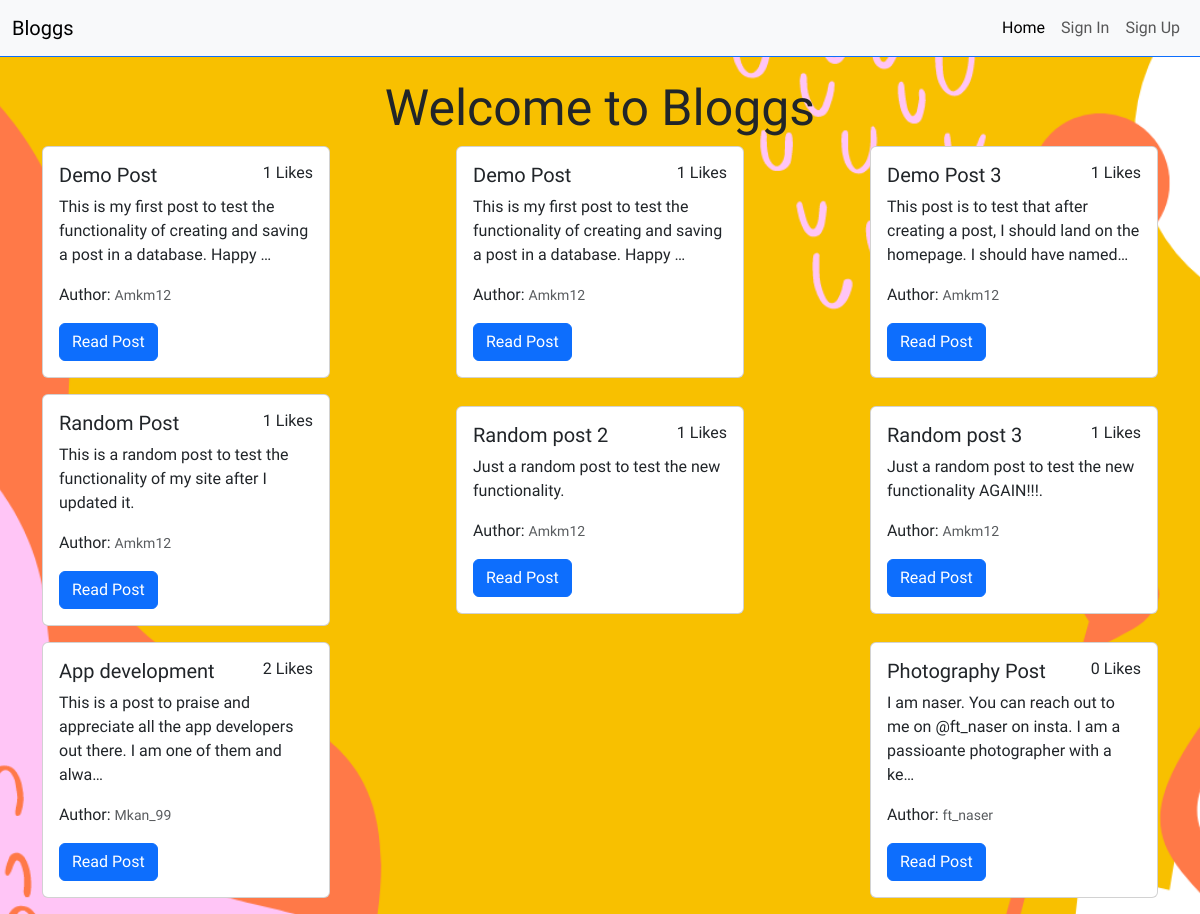
Before: /blogs/home/ with the older database file.
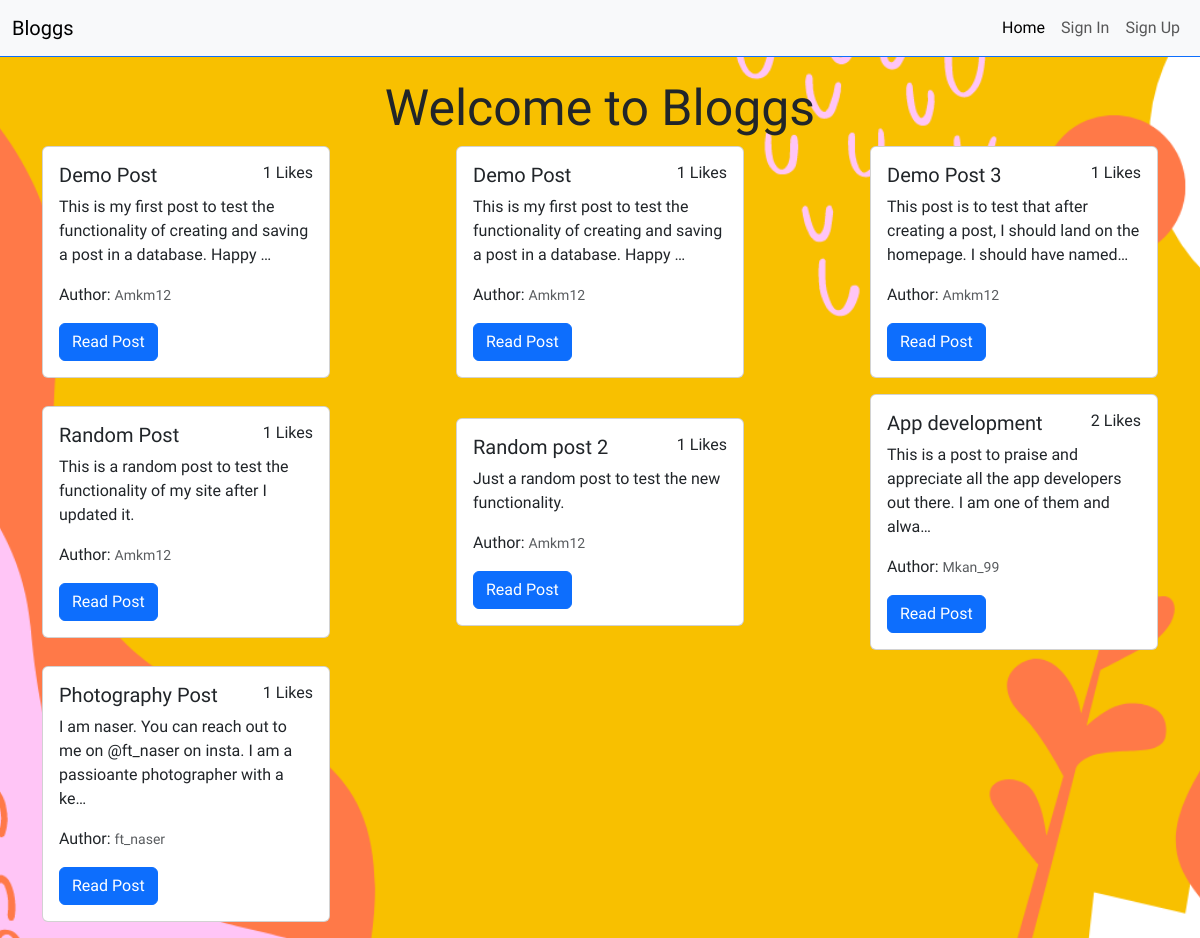
After: the same page with the newer database file.
### blogs/models.py (models this page shows, shortened)
class Blog(models.Model):
    title = models.CharField(max_length=200)
    content = models.TextField()
    created_at = models.DateTimeField()
    user = models.ForeignKey(User, on_delete=models.CASCADE)

class User(AbstractUser):
    firstname = models.CharField(max_length=100, blank=True)
    lastname = models.CharField(max_length=100, blank=True)
    created_at = models.DateField()

### blogs/views.py (the view)
# urls.py: 2. Add a URL to urlpatterns:  path('', views.home, name='home')
def home(request):
    blogs = Blog.objects.annotate(num_likes=Count("likes"))
    context = {'blogs': blogs}
    return render(request, 'blogs/home.html', context)

### Blog/templates/blogs/home.html (shortened to what this page needs)
{% extends '../base.html' %}
{% load static %}
{% block content %}
    <div class="main-home container-fluid d-flex flex-column justify-content-center align-items-center mt-5">
        <h1 class="main-h1">Welcome to Bloggs</h1>
        <div class="container d-flex flex-row flex-wrap justify-content-between align-items-center">
            {% if blogs %}
                {% for blog in blogs %}
                    <div class="card mb-3" style="width: 18rem;">
                        <div class="card-body">
                            <div class="d-flex flex-row justify-content-between">
                                <h5 class="card-title">{{ blog.title }}</h5>
                                <h6>{{ blog.num_likes }} Likes</h6>
                            </div>
                            <p class="card-text">{{ blog.content|truncatechars:100 }}</p>
                            <p class="card-text">Author: <small class="text-muted">{{ blog.user.username }}</small></p>
                            <a href="{% url 'read' blog.pk  user.pk %}" class="btn btn-primary">Read Post</a>
                        </div>
                    </div>
                {% endfor %}
            {% endif %}
        </div>
    </div>
{% endblock %}

### Blog/templates/base.html (shortened to what this page needs)
{% load static %}
<!DOCTYPE html>
<html lang="en">
<head>
    <link rel="stylesheet" href="{% static 'blogs/style.css' %}">
    {% load bootstrap5 %}
    {% bootstrap_css %}
</head>
<body style="font-family: Bricolage Grotesque;">
    <nav class="navbar navbar-expand-lg bg-body-light bg-light fixed-top">
        <div class="container-fluid d-flex flex-row justify-content-around">
            <div>
                <a class="navbar-brand" href="{% url 'landing' %}">Bloggs</a>
            </div>
            {% if user.is_authenticated %}
                <div class="collapse navbar-collapse d-flex flex-row justify-content-end" id="navbarNav">
                    <ul class="navbar-nav">
                        <li class="nav-item">
                            <a class="nav-link active" aria-current="page" href="{% url 'home' %}">Home</a>
                        </li>
                        <li class="nav-item">
                            <a class="nav-link" href="{% url 'home' %}">Read</a>
                        </li>
                        <li class="nav-item">
                            <a class="nav-link" href="{% url 'create' user_id=user.id %}">Create</a>
                        </li>
                        <li class="nav-item d-flex align-items-center">
                            <div class="dropdown">
                                <button class="btn btn-primary dropdown-toggle" type="button" id="dropdownMenuButton" data-toggle="dropdown" aria-haspopup="true" aria-expanded="false">
                                  {{ user.username }}
                                </button>
                                <div class="dropdown-menu" aria-labelledby="dropdownMenuButton">
                                    <a class="dropdown-item" href="{% url 'your-profile' user_id=user.id %}">Profile</a>
                                    <a class="dropdown-item" href="{% url 'your_posts' user_id=user.id %}">My Posts</a>
                                    <a class="dropdown-item" href="{% url 'logout' %}">Logout</a>
                                </div>
                            </div>
                        </li>
                    </ul>
                </div>
            {% else %}
                <div class="collapse navbar-collapse d-flex flex-row justify-content-end" id="navbarNav">
                    <ul class="navbar-nav">
                        <li class="nav-item">
                            <a class="nav-link active" aria-current="page" href="{% url 'landing' %}">Home</a>
                        </li>
                        <li class="nav-item">
                            <a class="nav-link" href="{% url 'login' %}">Sign In</a>
                        </li>
                        <li class="nav-item">
                            <a class="nav-link" href="{% url 'signup' %}">Sign Up</a>
                        </li>
                    </ul>
                </div>
            {% endif %}
        </div>
    </nav>
    {% block content %}
    {% endblock %}
</body>
</html>

### blogs/static/blogs/style.css (style rules this page uses)
.navbar { border-bottom: 1px solid #0d6efd; }
.main-h1 { font-size: 50px; margin-top: 30px; }
.main-home { background: url('./images/background.png') center center/cover; background-repeat: repeat; background-size: cover; height: auto; }

Changed rows visible on the page:
removed Blog: title "Random post 3", num_likes "1", content "Just a random post to test the new functionality AGAIN!!!.", user.username "Amkm12"
computed for Blog "Photography Post": num_likes "0" → "1"
